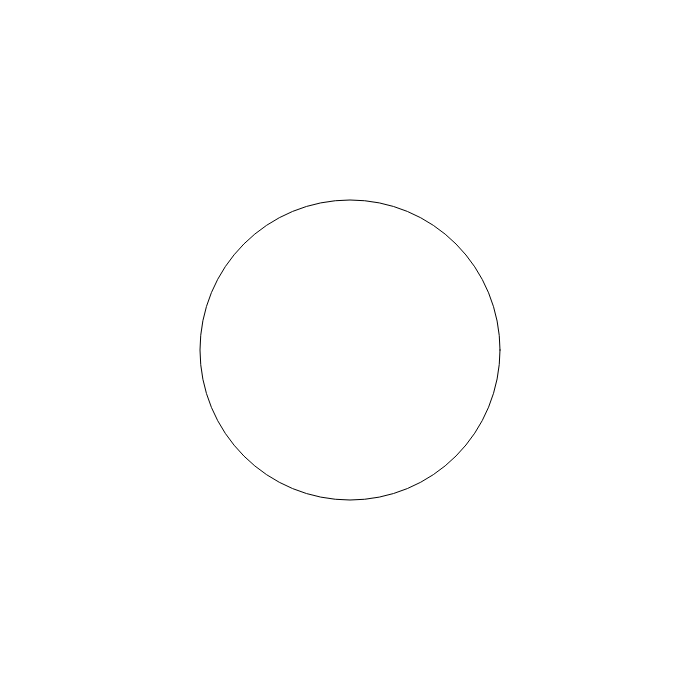
Frame 1 (no input)
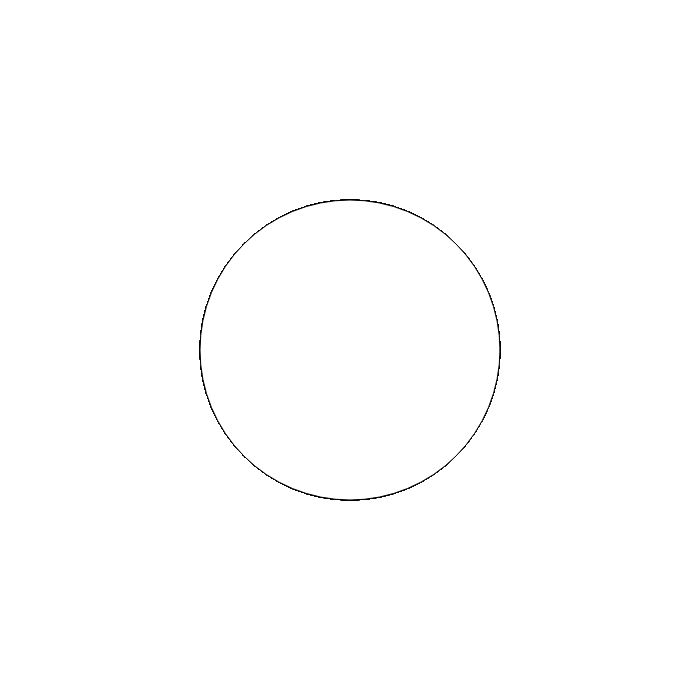
Frame 60 (no input)
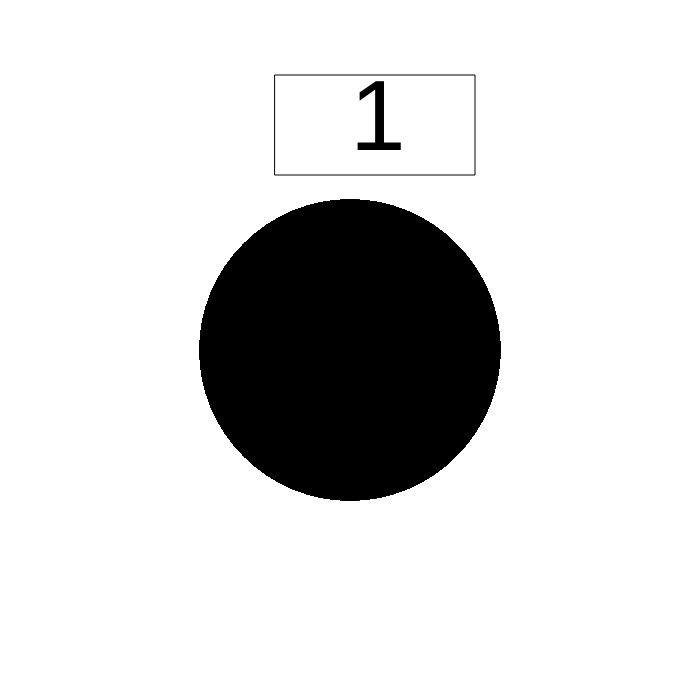
Frame 120 (the mouse pressed at the canvas centre since frame 60)

The p5.js sketch that drew these frames (run headless with seeded random() and noise() and a simulated clock; from frame 60 on, the mouse is pressed at the canvas centre):

// p5.js sketch
// ── sketch.js
// Project Title
// Your Name
// Date
//
// Extra for Experts:
// - describe what you did to take this project "above and beyond"

let state;
let circleX;
let circleY;
let counterNumber = 0;




function setup() {
  createCanvas(700, 700);
  state = 1;
}

function draw() {
  checkState();

}


function checkState(){
  if (state === 1){
    ellipse(width/2, height/2, 300, 300);
  }
  if (state === 2){
    fill(100, 50, 0);
    ellipse(width/2, height/2, 250, 250);
    state = 3;
  }
  if (state === 3){
    counter();
  }
}

function counter(){
  fill(255);
  rect(700/2 - 75, 75, 200, 100);
  fill(0);
  textSize(100);
  if (counterNumber <= 30){
    counterNumber = counterNumber + 1;
  }
  if (counterNumber >= 30){
    counterNumber = counterNumber + 5;
  }
  text(counterNumber, 700/2, 150);
  state = 1;

}



function mousePressed(){
  circleX = 300;
  circleY = 300;
  if (mouseX >= circleX - 150 && mouseX <= circleX + 150 && mouseY >= circleY - 150 && mouseY <= circleY + 150){
    state = 2;
  }
}
